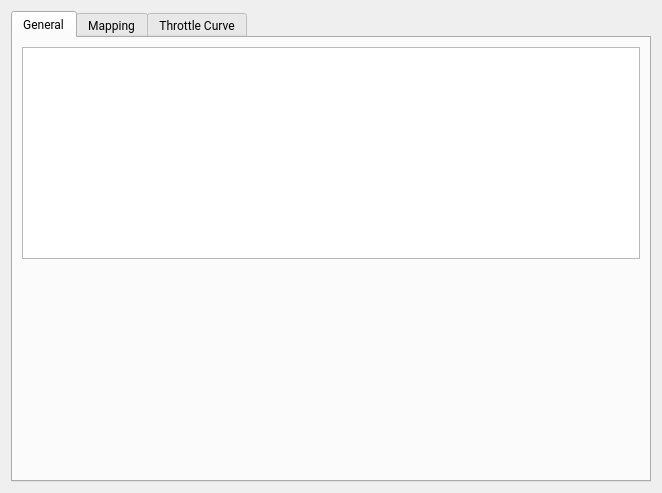
<?xml version="1.0" encoding="UTF-8"?>
<ui version="4.0">
 <class>PageAppAdc</class>
 <widget class="QWidget" name="PageAppAdc">
  <property name="geometry">
   <rect>
    <x>0</x>
    <y>0</y>
    <width>662</width>
    <height>493</height>
   </rect>
  </property>
  <property name="font">
   <font>
    <family>Roboto</family>
   </font>
  </property>
  <property name="windowTitle">
   <string>Form</string>
  </property>
  <layout class="QVBoxLayout" name="verticalLayout">
   <item>
    <widget class="QTabWidget" name="tabWidget">
     <property name="currentIndex">
      <number>0</number>
     </property>
     <widget class="QWidget" name="tab">
      <attribute name="title">
       <string>General</string>
      </attribute>
      <layout class="QVBoxLayout" name="verticalLayout_2">
       <item>
        <widget class="ParamTable" name="generalTab"/>
       </item>
       <item>
        <spacer name="generalSpacer">
         <property name="orientation">
          <enum>Qt::Vertical</enum>
         </property>
         <property name="sizeHint" stdset="0">
          <size>
           <width>0</width>
           <height>0</height>
          </size>
         </property>
        </spacer>
       </item>
      </layout>
     </widget>
     <widget class="QWidget" name="tab_2">
      <attribute name="title">
       <string>Mapping</string>
      </attribute>
      <layout class="QVBoxLayout" name="verticalLayout_3">
       <item>
        <widget class="ParamTable" name="mappingTab"/>
       </item>
       <item>
        <widget class="AdcMap" name="adcMap" native="true"/>
       </item>
       <item>
        <spacer name="mappingSpacer">
         <property name="orientation">
          <enum>Qt::Vertical</enum>
         </property>
         <property name="sizeHint" stdset="0">
          <size>
           <width>0</width>
           <height>0</height>
          </size>
         </property>
        </spacer>
       </item>
      </layout>
     </widget>
     <widget class="QWidget" name="tab_3">
      <attribute name="title">
       <string>Throttle Curve</string>
      </attribute>
      <layout class="QVBoxLayout" name="verticalLayout_4">
       <item>
        <widget class="ParamTable" name="throttleCurveTab"/>
       </item>
       <item>
        <widget class="QFrame" name="throttlePlotFrame">
         <property name="well" stdset="0">
          <bool>true</bool>
         </property>
         <layout class="QVBoxLayout" name="throttlePlotFrameLayout">
          <property name="leftMargin">
           <number>4</number>
          </property>
          <property name="topMargin">
           <number>4</number>
          </property>
          <property name="rightMargin">
           <number>4</number>
          </property>
          <property name="bottomMargin">
           <number>4</number>
          </property>
          <item>
           <widget class="QCustomPlot" name="throttlePlot" native="true">
            <property name="sizePolicy">
             <sizepolicy hsizetype="Preferred" vsizetype="MinimumExpanding">
              <horstretch>0</horstretch>
              <verstretch>0</verstretch>
             </sizepolicy>
            </property>
           </widget>
          </item>
         </layout>
        </widget>
       </item>
      </layout>
     </widget>
    </widget>
   </item>
  </layout>
 </widget>
 <customwidgets>
  <customwidget>
   <class>ParamTable</class>
   <extends>QTableWidget</extends>
   <header>widgets/paramtable.h</header>
  </customwidget>
  <customwidget>
   <class>QCustomPlot</class>
   <extends>QWidget</extends>
   <header>widgets/qcustomplot.h</header>
   <container>1</container>
  </customwidget>
  <customwidget>
   <class>AdcMap</class>
   <extends>QWidget</extends>
   <header>widgets/adcmap.h</header>
   <container>1</container>
  </customwidget>
 </customwidgets>
 <resources/>
 <connections/>
</ui>
